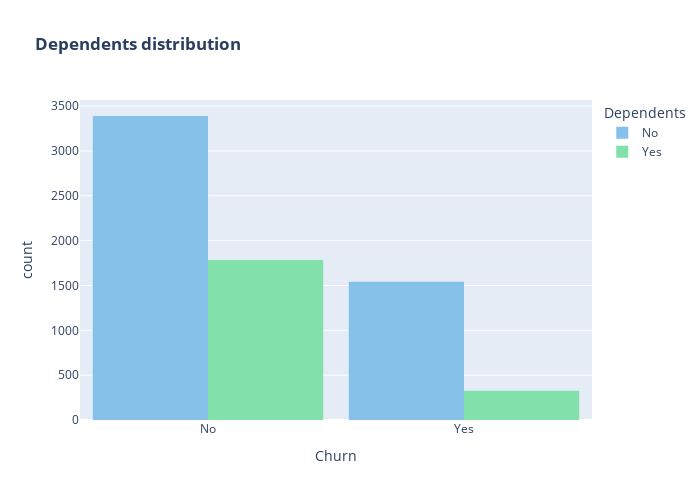

Source (notebook cell):
### Code cell
import plotly.express as px
color_map = {"Yes": "#82E0AA", "No": "#85C1E9"}
fig = px.histogram(churn_df, x="Churn", color="Dependents", barmode="group", title="<b>Dependents distribution</b>", color_discrete_map=color_map)
fig.update_layout(width=700, height=500, bargap=0.1)
fig.show()

### Figure 1 — Plotly figure (JSON) as saved in the notebook; plotly's stock layout.template omitted (floating-point values rounded to 4 significant figures; data arrays with more than 128 entries replaced by an {"elided": "..."} marker saying what was removed)
{"data": [{"alignmentgroup": "True", "bingroup": "x", "hovertemplate": "Dependents=No<br>Churn=%{x}<br>count=%{y}<extra></extra>", "legendgroup": "No", "marker": {"color": "#85C1E9", "pattern": {"shape": ""}}, "name": "No", "offsetgroup": "No", "orientation": "v", "showlegend": true, "type": "histogram", "x": {"elided": "4933 str values"}, "xaxis": "x", "yaxis": "y"}, {"alignmentgroup": "True", "bingroup": "x", "hovertemplate": "Dependents=Yes<br>Churn=%{x}<br>count=%{y}<extra></extra>", "legendgroup": "Yes", "marker": {"color": "#82E0AA", "pattern": {"shape": ""}}, "name": "Yes", "offsetgroup": "Yes", "orientation": "v", "showlegend": true, "type": "histogram", "x": {"elided": "2110 str values"}, "xaxis": "x", "yaxis": "y"}], "layout": {"bargap": 0.1, "barmode": "group", "height": 500, "legend": {"title": {"text": "Dependents"}, "tracegroupgap": 0}, "title": {"text": "<b>Dependents distribution</b>"}, "width": 700, "xaxis": {"anchor": "y", "domain": [0, 1], "title": {"text": "Churn"}}, "yaxis": {"anchor": "x", "domain": [0, 1], "title": {"text": "count"}}}}
